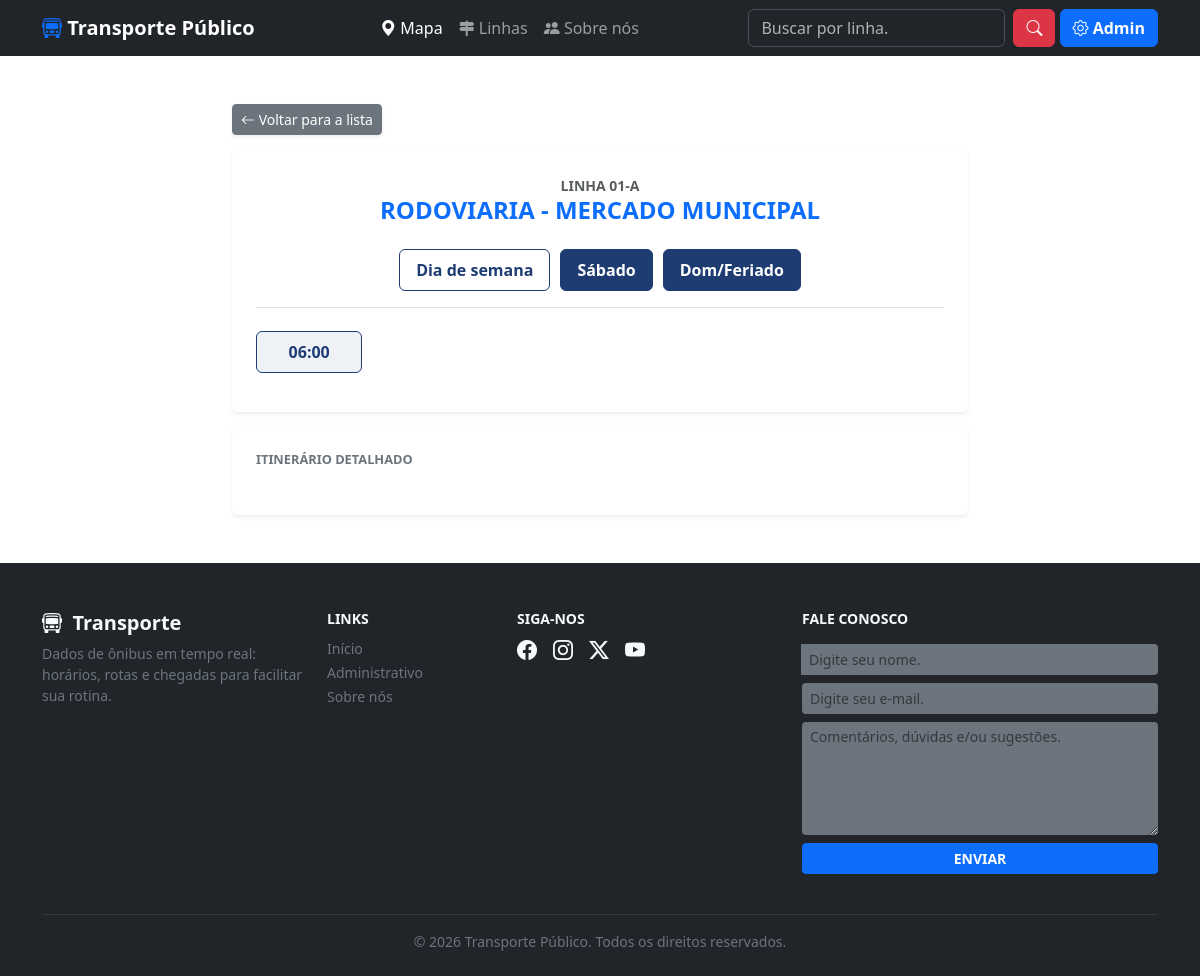
The page /linhas_buscar.php?view=detalhes&id=1&id_horario=1 on the database as committed earlier.
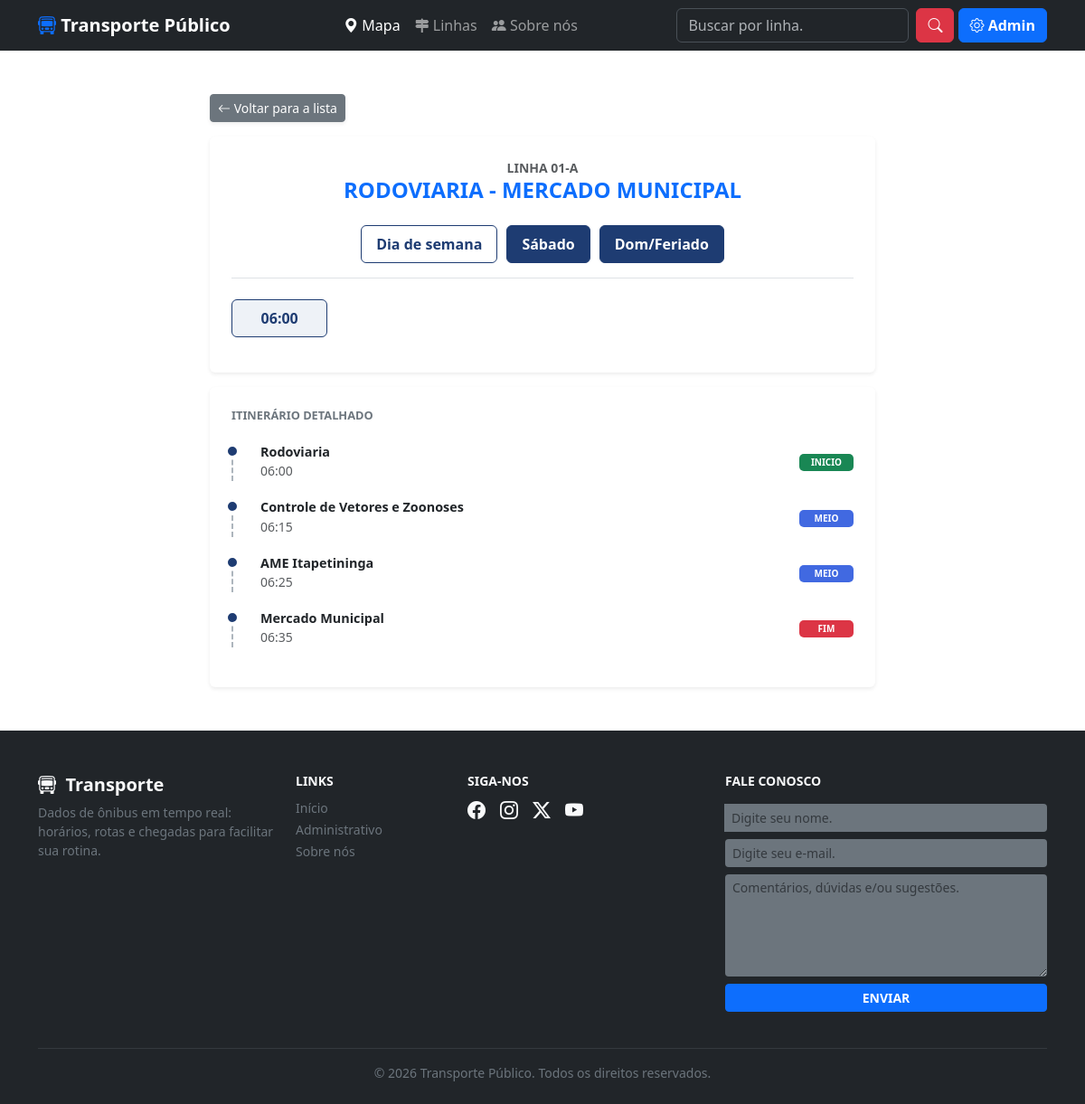
The same page on the database as committed later.
### tables this page shows
CREATE TABLE tbhorario_programados (
    id_horario INT PRIMARY KEY AUTO_INCREMENT,
    id_linha INT NOT NULL,
    dia_semana VARCHAR(50) NOT NULL,  
    horario_partida TIME NOT NULL,
    FOREIGN KEY (id_linha) REFERENCES tblinhas(id_linha) ON DELETE CASCADE
);

CREATE TABLE tbrotas (
    id_rota INT PRIMARY KEY AUTO_INCREMENT,
    id_linha INT NOT NULL,   
    id_horario INT NOT NULL, 
    id_ponto INT NOT NULL,  
    ordem INT NOT NULL,     
    
    horario_previsto TIME DEFAULT NULL,  
    tipo_ponto VARCHAR(20) DEFAULT 'meio',  

     
    FOREIGN KEY (id_linha) REFERENCES tblinhas(id_linha) ON DELETE CASCADE,
    FOREIGN KEY (id_horario) REFERENCES tbhorario_programados(id_horario) ON DELETE CASCADE,
    FOREIGN KEY (id_ponto) REFERENCES tbpontos(id_ponto) ON DELETE CASCADE
);

CREATE TABLE tbpontos (
    id_ponto INT PRIMARY KEY AUTO_INCREMENT,
    nome VARCHAR(100) NOT NULL,
    latitude DECIMAL(10,6) NOT NULL,
    longitude DECIMAL(10,6) NOT NULL
);

### linhas_buscar.php (the view, shortened to what the changed rows need)
<?php
require_once 'connections/db_connect.php';
$view = isset($_GET['view']) ? $_GET['view'] : 'lista';
$id_linha = isset($_GET['id']) ? (int)$_GET['id'] : 0;
$id_horario = isset($_GET['id_horario']) ? (int)$_GET['id_horario'] : 0;
$termo_pesquisa = isset($_GET['buscar']) ? trim($_GET['buscar']) : '';
?>
<!DOCTYPE html>
<html lang="pt-br">
<head>
    <link rel="stylesheet" href="css/meu_estilo.css">
    <link rel="stylesheet" href="css/fonts.css">
    <link rel="stylesheet" href="css/bootstrap.css">
    <link rel="stylesheet" href="css/bootstrap-icons.css">
</head>
<body>
<?php if(file_exists('menu.php')) include 'menu.php'; ?>
<div class="container my-5">
    <?php if ($view == 'lista'): ?>
        <?php if (!empty($termo_pesquisa)): ?>
            <div class="mb-4 d-flex justify-content-between align-items-center">
                <h5><i class="bi bi-search"></i> Resultados para: <strong><?= htmlspecialchars($termo_pesquisa) ?></strong></h5>
                <a href="?view=lista" class="btn btn-outline-secondary btn-sm">Limpar Busca</a>
            </div>
        <?php endif; ?>
        <div class="row g-3">
            <?php
            if (!empty($termo_pesquisa)) {
                $stmt = $pdo->prepare("SELECT * FROM tblinhas WHERE nome LIKE ? OR codigo LIKE ? ORDER BY codigo ASC");
                $stmt->execute(["%$termo_pesquisa%", "%$termo_pesquisa%"]);
            } else {
                $stmt = $pdo->query("SELECT * FROM tblinhas ORDER BY codigo ASC");
            }
            $linhas = $stmt->fetchAll();
            if (count($linhas) > 0):
                foreach ($linhas as $linha):
                    $url_detalhes = "?view=detalhes&id=" . $linha['id_linha'];
                    if (!empty($termo_pesquisa)) {
                        $url_detalhes .= "&buscar=" . urlencode($termo_pesquisa);
                    }
            ?>
                <div class="col-md-4">
                    <div class="card h-100 border-0 shadow-sm card-linha" style="cursor:pointer;" onclick="location.href='<?= $url_detalhes ?>'">
                        <div class="card-body py-3">
                            <span class="badge bg-primary mb-1"><?= $linha['codigo'] ?></span>
                            <h6 class="card-title mb-0 fw-bold"><?= $linha['nome'] ?></h6>
                        </div>
                    </div>
                </div>
            <?php
                endforeach;
            else:
            ?>
                <div class="col-12 text-center py-5">
                    <div class="bg-white p-5 rounded shadow-sm">
                        <i class="bi bi-bus-front text-danger" style="font-size: 4rem; opacity: 0.3;"></i>
                        <h2 class="mt-3 fw-bold text-dark">Linha não encontrada</h2>
                        <p class="text-muted fs-5">Não localizamos nenhuma linha com o termo "<strong><?= htmlspecialchars($termo_pesquisa) ?></strong>".</p>
                        <a href="?view=lista" class="btn btn-primary mt-3 px-4">Ver Todas as Linhas</a>
                    </div>
                </div>
            <?php endif; ?>
        </div>
    <?php elseif ($view == 'detalhes' && $id_linha > 0): ?>
        <?php
            $stmtLinha = $pdo->prepare("SELECT * FROM tblinhas WHERE id_linha = ?");
            $stmtLinha->execute([$id_linha]);
            $dadosLinha = $stmtLinha->fetch();
            if ($dadosLinha):
                $stmtH = $pdo->prepare("SELECT * FROM tbhorario_programados WHERE id_linha = ? ORDER BY horario_partida ASC");
                $stmtH->execute([$id_linha]);
                $listaHorarios = $stmtH->fetchAll();
                $uteis = []; $sab = []; $dom = [];
                $aba_ativa = 't1';
                foreach($listaHorarios as $h) {
                    $d = mb_strtolower($h['dia_semana']);
                    if(strpos($d, 'sab') !== false) {
                        $sab[] = $h;
                        if ($id_horario == $h['id_horario']) $aba_ativa = 't2';
                    } elseif(strpos($d, 'dom') !== false || strpos($d, 'fer') !== false) {
                        $dom[] = $h;
                    } else {
                        $uteis[] = $h;
                        if ($id_horario == $h['id_horario']) $aba_ativa = 't1';
                    }
                }
        ?>
            <div class="row">
                <div class="col-lg-8 mx-auto">
                    <div class="card shadow-sm border-0 p-4 mb-3 text-center">
                        <div class="tab-content border-top pt-2">
                            <?php
                            $secoes = ['t1' => $uteis, 't2' => $sab, 't3' => $dom];
                            foreach($secoes as $idT => $dados):
                            ?>
                                <div class="tab-pane fade <?= $aba_ativa == $idT ? 'show active' : '' ?>" id="<?= $idT ?>">
                                    <div class="grid-horarios">
                                        <?php foreach($dados as $h):
                                            $active = ($id_horario == $h['id_horario']) ? 'active' : '';
                                            $url_horario = "?view=detalhes&id=$id_linha&id_horario=".$h['id_horario'];
                                        ?>
                                            <a href="<?= $url_horario ?>" class="horario-btn <?= $active ?>">
                                                <?= date('H:i', strtotime($h['horario_partida'])) ?>
                                            </a>
                                        <?php endforeach; ?>
                                    </div>
                                </div>
                            <?php endforeach; ?>
                        </div>
                    </div>
                    <?php if ($id_horario > 0): ?>
                        <div class="card shadow-sm border-0 p-4">
                            <?php
                            $stmtRotas = $pdo->prepare("SELECT p.nome, r.tipo_ponto, r.horario_previsto FROM tbrotas r JOIN tbpontos p ON r.id_ponto = p.id_ponto WHERE r.id_horario = ? ORDER BY r.ordem ASC");
                            $stmtRotas->execute([$id_horario]);
                            foreach ($stmtRotas->fetchAll() as $ponto):
                                $tipo = mb_strtolower($ponto['tipo_ponto']);
                                $cor = ($tipo == 'inicio') ? 'bg-inicio' : (($tipo == 'fim') ? 'bg-fim' : 'bg-meio');
                            ?>
                                <div class="ponto-item text-start">
                                    <div class="d-flex justify-content-between align-items-center">
                                        <div>
                                            <h6 class="mb-0 fw-bold" style="font-size: 0.9rem;"><?= htmlspecialchars($ponto['nome']) ?></h6>
                                            <small class="text-muted"><?= date('H:i', strtotime($ponto['horario_previsto'])) ?></small>
                                        </div>
                                        <div class="status-badge <?= $cor ?>"><?= $ponto['tipo_ponto'] ?></div>
                                    </div>
                                </div>
                            <?php endforeach; ?>
                        </div>
                    <?php endif; ?>
                </div>
            </div>
        <?php endif; ?>
    <?php endif; ?>
</div>
<?php if(file_exists('rodape.php')) include 'rodape.php'; ?>
</body>
</html>

Rows that differ between the two databases and show on the page:
added tbrotas: id_ponto.nome "Rodoviaria", horario_previsto "06:00", tipo_ponto "INICIO"
added tbrotas: id_ponto.nome "Controle de Vetores e Zoonoses", horario_previsto "06:15", tipo_ponto "MEIO"
added tbrotas: id_ponto.nome "AME Itapetininga", horario_previsto "06:25", tipo_ponto "MEIO"
added tbrotas: id_ponto.nome "Mercado Municipal", horario_previsto "06:35", tipo_ponto "FIM"
